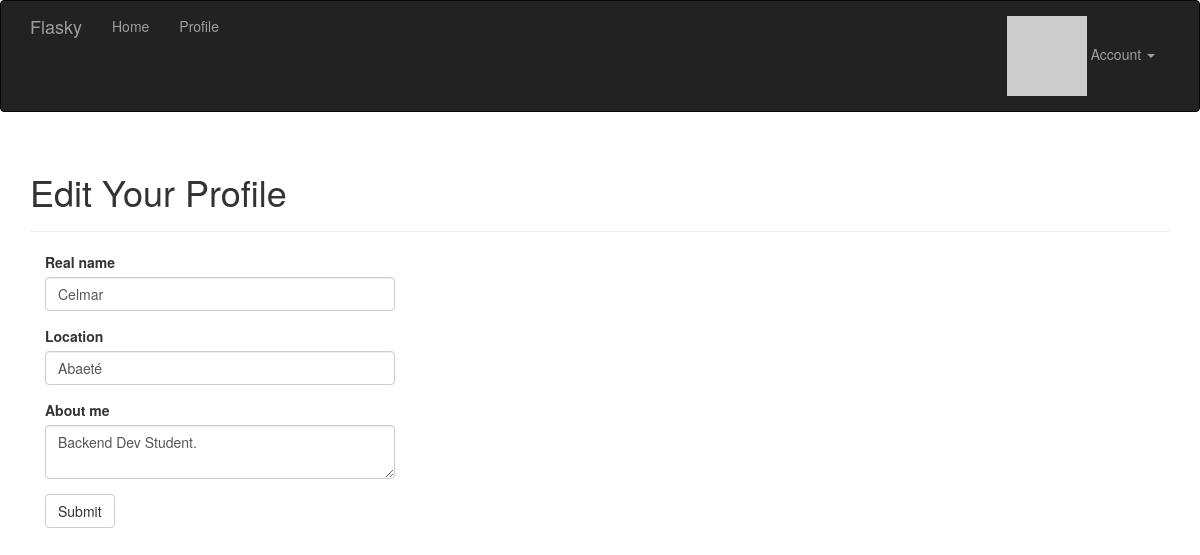
The app's page /edit-profile (signed in) with its own data.
### app/models.py (models this page shows, shortened)
class User(UserMixin, db.Model):
    __tablename__ = "users"
    id: Mapped[int] = mapped_column(primary_key=True)
    email: Mapped[str] = mapped_column(unique=True, index=True)
    username: Mapped[str] = mapped_column(unique=True, index=True)
    role_id: Mapped[int] = mapped_column(ForeignKey("roles.id"), nullable=True)
    password_hash: Mapped[str] = mapped_column(nullable=False)
    confirmed: Mapped[bool] = mapped_column(default=False)
    name: Mapped[str | None] = mapped_column()
    location: Mapped[str | None] = mapped_column()
    about_me: Mapped[str | None] = mapped_column(Text)
    member_since: Mapped[datetime] = mapped_column(DateTime(timezone=True), default=lambda: datetime.now(UTC))
    last_seen: Mapped[datetime] = mapped_column(DateTime(timezone=True), default=lambda: datetime.now(UTC))
    avatar_hash: Mapped[str | None] = mapped_column()
    posts: DynamicMapped["Post"] = relationship(back_populates="author", lazy="dynamic")
    @property
    def password(self) -> None:
        raise AttributeError("password is not a readable attribute")
    def ping(self) -> None:
        self.last_seen = datetime.now(UTC)
        db.session.add(self)
        db.session.commit()
    def gravatar(self, size: int = 100, default: str = "identicon", rating: str = "g") -> str:
        url: str = "https://secure.gravatar.com/avatar"
        hash_avatar: str = self.avatar_hash or self.gravatar_hash()
        return f"{url}/{hash_avatar}?s={size}&d={default}&r={rating}'."

### app/main/views.py (the view, shortened to what this page needs)
@main.route("/edit-profile", methods=["GET", "POST"])
@login_required
def edit_profile():
    form: EditProfileForm = EditProfileForm()
    form.name.data = current_user.name
    form.location.data = current_user.location
    form.about_me.data = current_user.about_me
    return render_template("edit_profile.html", form=form)

### app/main/forms.py
class EditProfileForm(FlaskForm):
    name = StringField("Real name", validators=[Length(0, 64)])
    location = StringField("Location", validators=[Length(0, 64)])
    about_me = TextAreaField("About me")
    submit = SubmitField("Submit")

### app/auth/views.py (called while the page is built)
@auth.before_app_request
def before_request():
    if current_user.is_authenticated:
        current_user.ping()
        if not current_user.confirmed and request.blueprint != "auth" and request.endpoint != "static":
            return redirect(url_for("auth.unconfirmed"))
    return None

### app/main/__init__.py (called while the page is built)
@main.app_context_processor
def inject_permissions():
    return dict(Permission=Permission)

### app/models.py (called while the page is built)
@login_manager.user_loader
def load_user(user_id) -> User |  None:
    return db.session.get(User, int(user_id))

### app/templates/edit_profile.html (shortened to what this page needs)
{% extends "base.html" %}
{% import "bootstrap/wtf.html" as wtf %}
{% block page_content %}
<div class="page-header">
    <h1>Edit Your Profile</h1>
</div>
<div class="col-md-4">
    {{ wtf.quick_form(form) }}
</div>
{% endblock %}

### records on screen
User: name "Celmar", location "Abaeté", about_me "Backend Dev Student."
